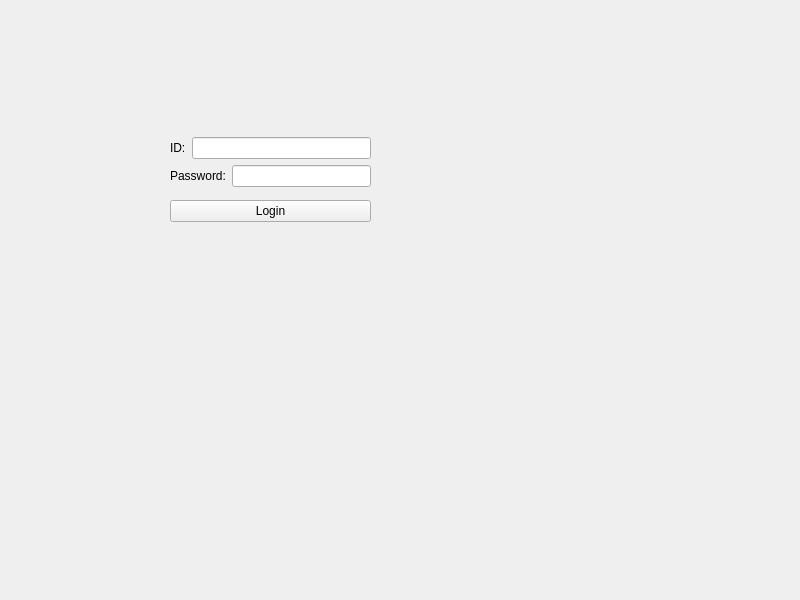
<?xml version="1.0" encoding="UTF-8"?>
<ui version="4.0">
 <class>LoginWindow</class>
 <widget class="QWidget" name="LoginWindow">
  <property name="geometry">
   <rect>
    <x>0</x>
    <y>0</y>
    <width>800</width>
    <height>600</height>
   </rect>
  </property>
  <property name="windowTitle">
   <string>LoginWindow</string>
  </property>
  <widget class="QWidget" name="layoutWidget">
   <property name="geometry">
    <rect>
     <x>170</x>
     <y>130</y>
     <width>201</width>
     <height>101</height>
    </rect>
   </property>
   <layout class="QVBoxLayout" name="verticalLayout_2">
    <item>
     <layout class="QVBoxLayout" name="verticalLayout">
      <item>
       <layout class="QHBoxLayout" name="horizontalLayout">
        <item>
         <widget class="QLabel" name="label">
          <property name="text">
           <string>ID:</string>
          </property>
         </widget>
        </item>
        <item>
         <widget class="QLineEdit" name="lineEdit"/>
        </item>
       </layout>
      </item>
      <item>
       <layout class="QHBoxLayout" name="horizontalLayout_2">
        <item>
         <widget class="QLabel" name="label_2">
          <property name="text">
           <string>Password:</string>
          </property>
         </widget>
        </item>
        <item>
         <widget class="QLineEdit" name="lineEdit_2"/>
        </item>
       </layout>
      </item>
     </layout>
    </item>
    <item>
     <widget class="QPushButton" name="loginButton">
      <property name="text">
       <string>Login</string>
      </property>
     </widget>
    </item>
   </layout>
  </widget>
 </widget>
 <resources/>
 <connections/>
</ui>
